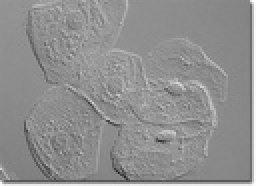
%> input picture cell boundary detection and cell type classification/examples/cheekcells.jpg, 128 x 93 px, shrunk from 358 x 260 before the run (shown 2 times larger)
$ octave others.m   (GNU Octave 9; MATLAB toolbox functions it lacks are replaced by stand-ins)
%> lines starting %> are read from the running program, lines starting %| are printed output that depends on the picture
clear all; close all; clc

RGB=imread('cheekcells.jpg');
%> RGB is the input picture: size 93x128x3 uint8; min 39, max 254, mean 143.2

imwrite(RGB,'stemcell.png');
RGB=imread('stemcell.png');
figure;
imshow(RGB);
A=rgb2gray(RGB);

grid=5;
limit=0.5;
% [39 lines of commented-out code are left out]
  %%%%%%%%%%%%%%%%%%%%%%%%%%%%%%%%%%%%%%%%%%%%%%%%%%%%%%
  %%%%%%%%%%%%%%%%%%%%%%%%%%%%%%%%%%%%%%%%%%%%%%%%%%%%%


  sizea=size(A);
%> sizea = [93 128]
  m=sizea(1,1)-grid;
%> m = 88
  n=sizea(1,2)-grid;
%> n = 123
  C=zeros(m,n);
  m
%> m = 88
  for i=1:m
      for j=1:n
          B=A(i:i+grid-1, j:j+grid-1);
          FB = fft2(B);
          FB = fftshift(FB); % Center FFT
          FB = abs(FB); % Get the magnitude
          FB = log(FB+1); % Use log, for perceptual scaling, and +1 since log(0) is undefined
         % FB = mat2gray(FB); % Use mat2gray to scale the image between 0 and 1
          C(i,j)=weight(FB, grid);
      end
      i
  end
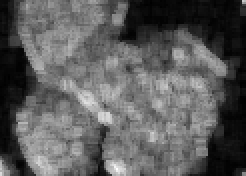
%> C: size 88x123 double (shown 2 times larger); min 11.2, max 613.3, mean 229; drawn with min black and max white
 figure;
 colormap('hot');   % set colormap
 imagesc(C);        % draw image and scale colormap to values range
 colorbar;          % show color scale
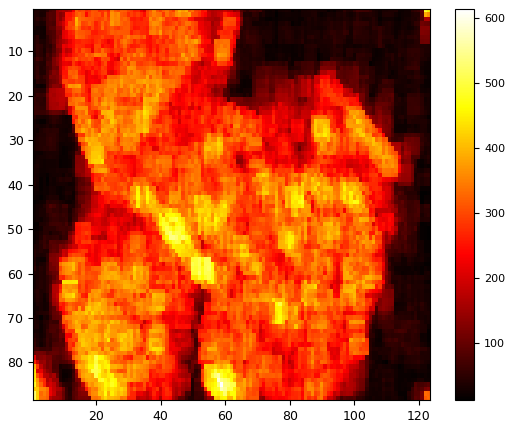
%> figure redrawn from the program's plot data


   % 2.0000    8.0000
